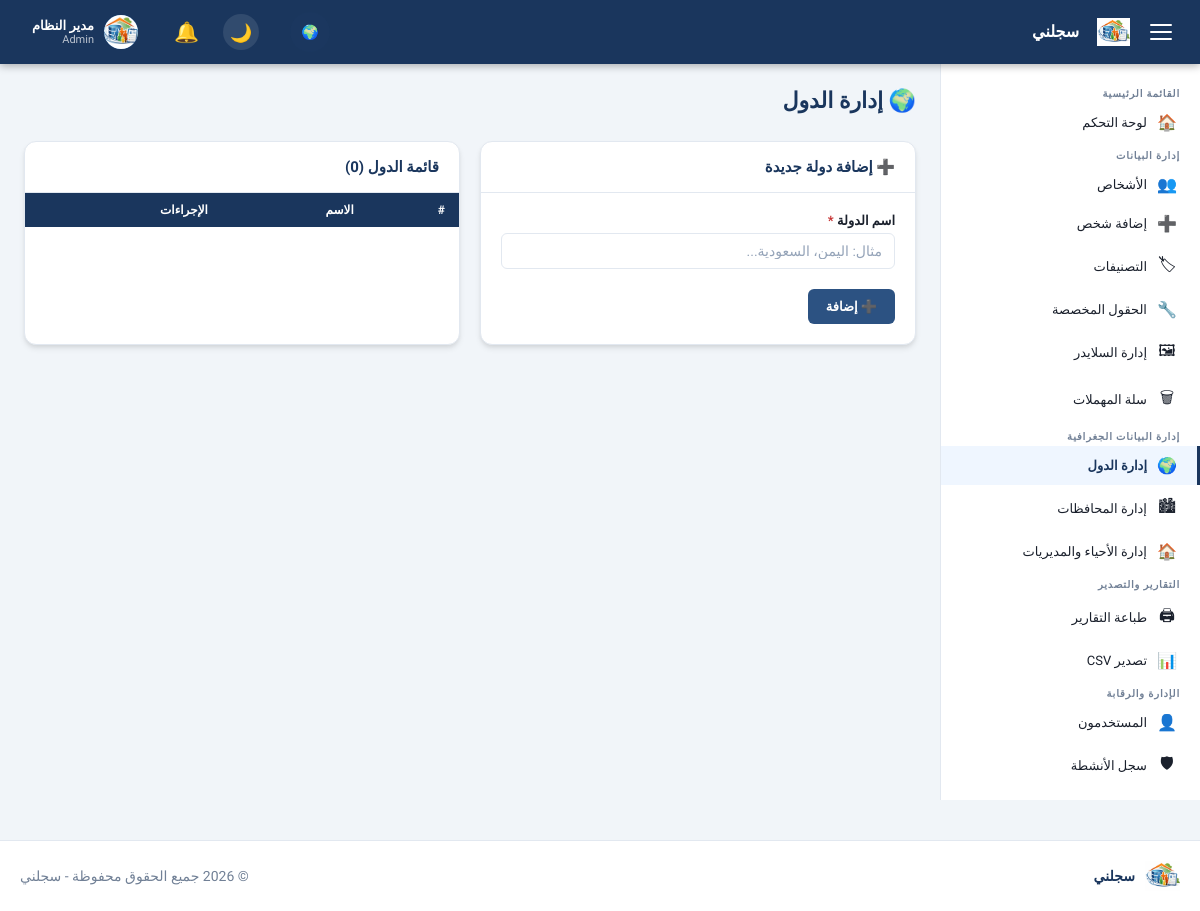
Before: /admin/countries.php (signed in) with the older database file.
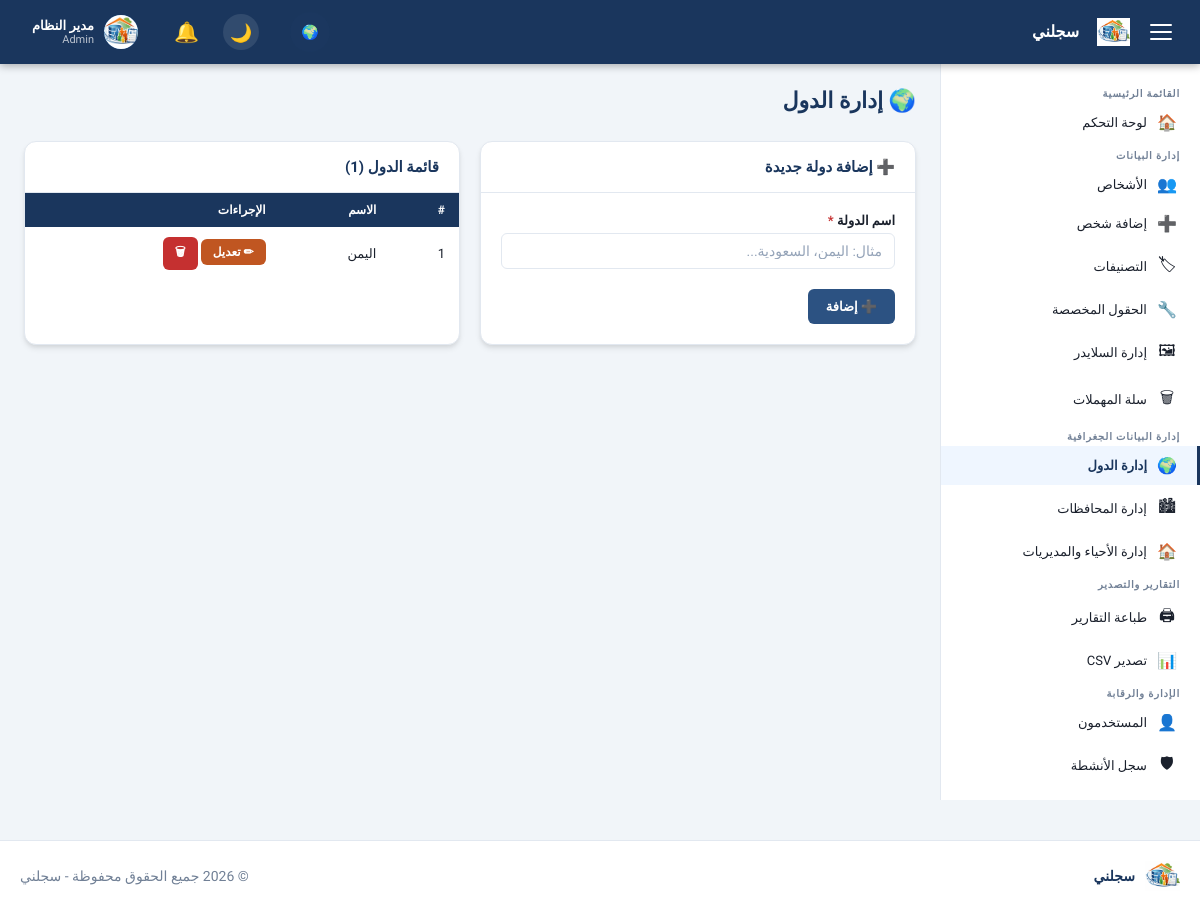
After: the same page with the newer database file.
### tables this page shows
CREATE TABLE `countries` (
  `id` int UNSIGNED NOT NULL,
  `name` varchar(100) NOT NULL
);

### includes/functions.php (called while the page is built, shortened)
<?php
require_once __DIR__ . '/../config/db.php';
function clean(string $input): string {
    return htmlspecialchars(trim($input), ENT_QUOTES | ENT_HTML5, 'UTF-8');
}
function dbQuery(string $sql, array $params = []): array {
    $stmt = getDB()->prepare($sql);
    $stmt->execute($params);
    return $stmt->fetchAll();
}

### config/db.php (called while the page is built, shortened)
<?php
function getDB(): PDO {
    static $pdo = null;
    if ($pdo === null) {
        $dsn = sprintf(
            'mysql:host=%s;port=%s;dbname=%s;charset=%s',
            DB_HOST, DB_PORT, DB_NAME, DB_CHARSET
        );
        $options = [
            PDO::ATTR_ERRMODE            => PDO::ERRMODE_EXCEPTION,
            PDO::ATTR_DEFAULT_FETCH_MODE => PDO::FETCH_ASSOC,
            PDO::ATTR_EMULATE_PREPARES   => false,
            PDO::MYSQL_ATTR_INIT_COMMAND => "SET NAMES utf8mb4 COLLATE utf8mb4_unicode_ci",
        ];
        try {
            $pdo = new PDO($dsn, DB_USER, DB_PASS, $options);
        } catch (PDOException $e) {
            if (DEV_MODE) {
                die('<div style="direction:rtl;font-family:Arial;padding:20px;background:#f8d7da;color:#721c24;border:1px solid #f5c6cb;border-radius:4px;">
                    <strong>خطأ في الاتصال بقاعدة البيانات:</strong><br>' .
                    htmlspecialchars($e->getMessage()) . '</div>');
            } else {
                die('<div style="direction:rtl;font-family:Arial;padding:20px;text-align:center;">
                    عذراً، حدث خطأ في النظام. يرجى المحاولة لاحقاً.</div>');
            }
        }
    }
    return $pdo;
}

### admin/countries.php (the view, shortened to what this page needs)
<?php
require_once __DIR__ . '/../includes/header.php';
$editCountry = null;
$countries = dbQuery("SELECT * FROM countries ORDER BY name ASC");
?>
<div class="page-header">
    <h1 class="page-title">🌍 إدارة الدول</h1>
</div>
<div class="two-col-layout">
    <div class="card">
        <div class="card-header">
            <h3 class="card-title"><?= $editCountry ? '✏ تعديل الدولة' : '➕ إضافة دولة جديدة' ?></h3>
        </div>
        <div class="card-body">
            <form method="POST">
                <div class="form-group">
                    <label class="form-label required">اسم الدولة</label>
                    <input type="text" name="name" class="form-control" required maxlength="100"
                           value="<?= clean($editCountry['name'] ?? '') ?>" placeholder="مثال: اليمن، السعودية...">
                </div>
                <div class="form-actions">
                    <button type="submit" class="btn btn-primary">
                        <?= $editCountry ? '💾 حفظ التعديلات' : '➕ إضافة' ?>
                    </button>
                </div>
            </form>
        </div>
    </div>
    <div class="card">
        <div class="card-header">
            <h3 class="card-title">قائمة الدول (<?= count($countries) ?>)</h3>
        </div>
        <div class="card-body p-0">
            <table class="table">
                <thead><tr><th>#</th><th>الاسم</th><th>الإجراءات</th></tr></thead>
                <tbody>
                <?php foreach ($countries as $c): ?>
                <tr>
                    <td><?= $c['id'] ?></td>
                    <td><?= clean($c['name']) ?></td>
                    <td>
                        <a href="countries.php?action=edit&id=<?= $c['id'] ?>" class="btn btn-sm btn-warning">✏ تعديل</a>
                        <form method="POST" style="display:inline" onsubmit="return confirm('حذف هذه الدولة؟')">
                            <button type="submit" class="btn btn-sm btn-danger">🗑</button>
                        </form>
                    </td>
                </tr>
                <?php endforeach; ?>
                </tbody>
            </table>
        </div>
    </div>
</div>
<?php require_once __DIR__ . '/../includes/footer.php'; ?>

Changed rows visible on the page:
added countries: id "1", name "اليمن"
Other visible differences:
count($countries): "0" → "1"
